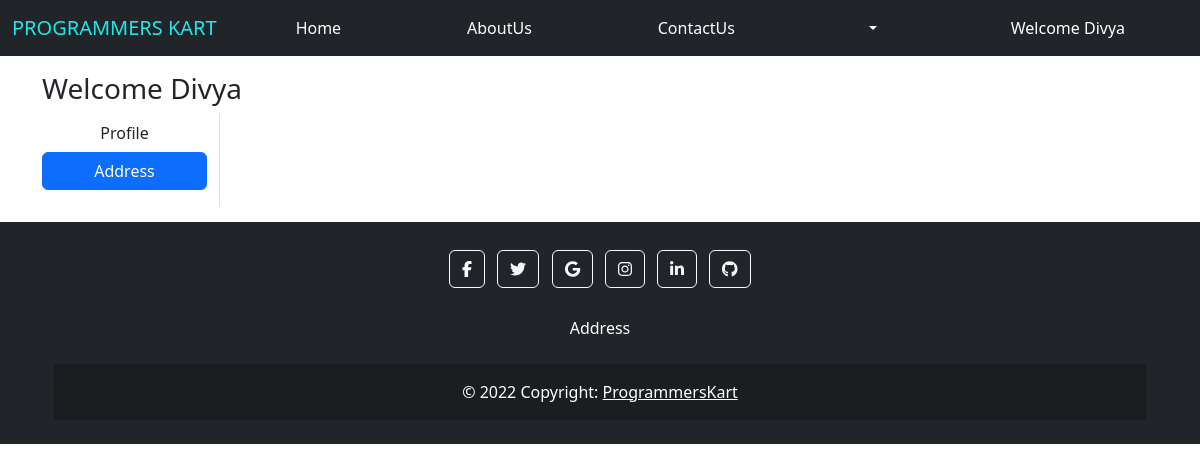
The page /address/ (signed in) on the database as committed earlier.
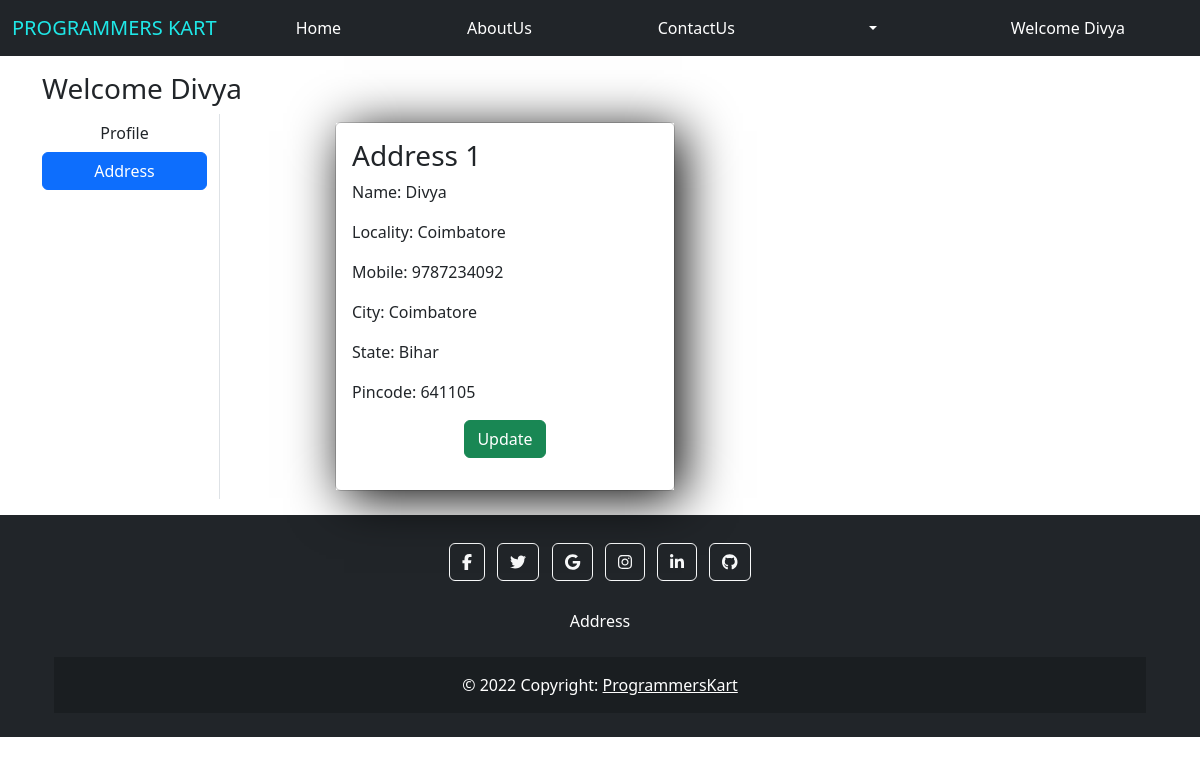
The same page on the database as committed later.
### proKApp/models.py (models this page shows, shortened)
class Customer(models.Model):
    user = models.ForeignKey(User,on_delete=models.CASCADE)
    name = models.CharField(max_length=200)
    locality = models.CharField(max_length=200)
    city = models.CharField(max_length=50)
    mobile = models.IntegerField(default=0)
    zipcode = models.IntegerField()
    state = models.CharField(choices=STATE_CHOCIES,max_length=100)

### proKApp/views.py (the view)
# urls.py: path('address/',views.address,name='address'),
def address(request):
    add = Customer.objects.filter(user=request.user)
    return render(request,'apps/address.html',locals())

### proKApp/templates/apps/address.html (shortened to what this page needs)
{%extends 'apps/base.html' %}
{% load static %}
{%block content%}
<div class="container my-3">
    <div class="row">
        <h3>Welcome <span class="text-capitalize">{{request.user}}</span></h3>
        <div class="col-sm-2 border-end">
            <ul class="list-unstyled">
                <li class="d-grid"><a href="{% url 'profile' %}" class="btn">Profile</a></li>
                <li class="d-grid"><a href="{% url 'address' %}" class="btn  btn-primary">Address</a></li>
            </ul>
        </div>
        <div class="col-sm-8 offset-sm-1">
            <div class="row">
                {% for ad in add %}
                    <div class="col-sm-6">
                        <div class="card m-2">
                            <div class="card-body">
                                <h3>Address {{forloop.counter}}</h3>
                                <p>Name: {{ad.name}}</p>
                                <p>Locality: {{ad.locality}}</p>
                                <p>Mobile: {{ad.mobile}}</p>
                                <p>City: {{ad.city}}</p>
                                <p>State: {{ad.state}}</p>
                                <p>Pincode: {{ad.zipcode}}</p>
                                <p class="text-center"><a href="{% url 'updateAddress' pk=ad.id %}" type="button" class="btn btn-success">Update</a></p>
                            </div>
                        </div>
                    </div>
                {% endfor %}
            </div>
        </div>
    </div>
</div>
{% endblock content %}

Rows that differ between the two databases and show on the page:
added Customer: name "Divya", locality "Coimbatore", mobile "9787234092", city "Coimbatore", state "Bihar", zipcode "641105"
